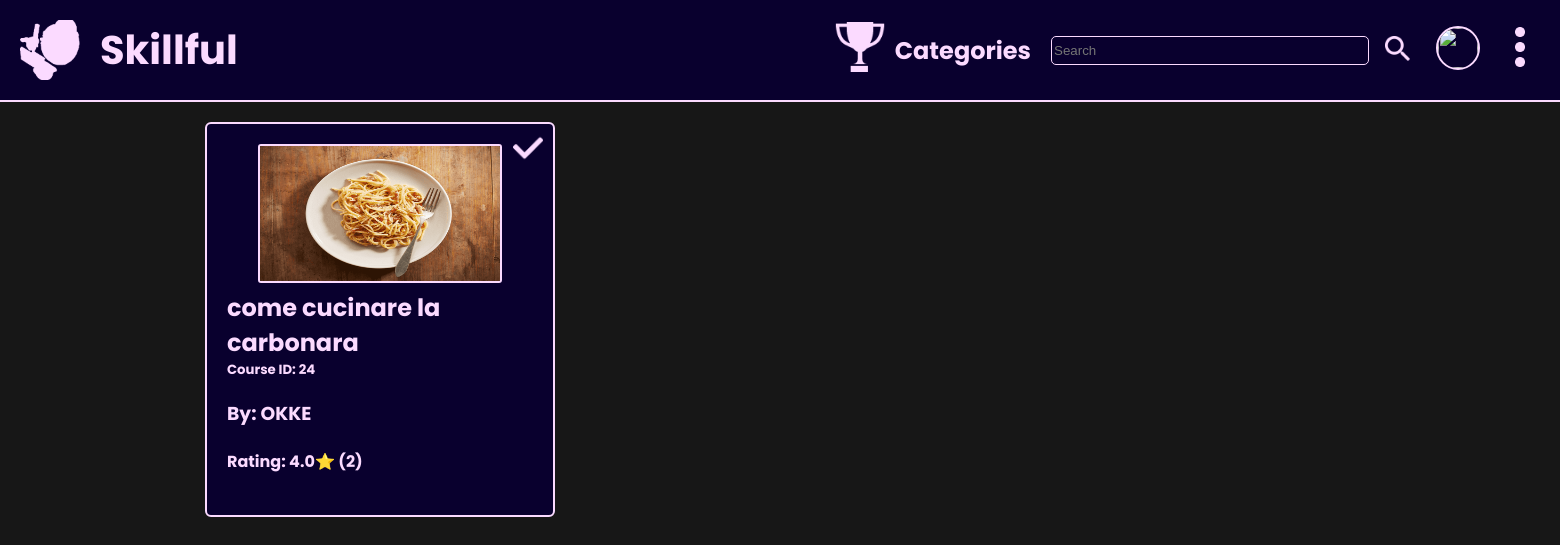
/Skillful_PHP/Skillful/home.php?category=2 (signed in), run on the app's committed database.
### tables this page shows
CREATE TABLE `courses` (
  `id` int(11) NOT NULL,
  `name` varchar(50) NOT NULL,
  `creation_date` datetime NOT NULL,
  `description` blob DEFAULT NULL,
  `verified` tinyint(4) NOT NULL DEFAULT 0,
  `folder` blob NOT NULL,
  `category` int(11) DEFAULT NULL,
  `user_created` int(11) NOT NULL,
  `state` tinyint(4) NOT NULL DEFAULT 0
);

### Skillful_PHP/Skillful/home.php (the view, shortened to what this page needs)
<!DOCTYPE html>
<html lang="en">
<head>
    <link rel="stylesheet" type="text/css" href="styles/style.css">
    <link rel="stylesheet" type="text/css" href="styles/styleHomePage.css">
    <link rel="stylesheet" type="text/css" href="styles/styleHomeShared.css">
</head>
<body>
    <?php
        include "db_connection.php";
        if (!isset($_SESSION['user_id'])) {
            header('Location: login.php');
        } else {
            $user_id = $_SESSION['user_id'];
            $getUser = "SELECT * FROM users WHERE id = $user_id";
            $result = mysqli_query($connection, $getUser);
            if($result){
                if(mysqli_num_rows($result) > 0){
                    $row = mysqli_fetch_assoc($result);
                    if($row['role'] == 1){
                        $admin = true;
                    } else {
                        $admin = 0;
                    }
                } else {
                    header('Location: login.php');
                }
            }
        }
    ?>
    <div id="header">
        <a href="home.php" id="logoBox">
            <img id="logo" class="img" src="assets/icons/logo/logo0.png">
            <h1 id="title">Skillful</h1>
        </a>
        <div id="rightHeader">
            <div id="leaderboardButton">
                <a href="leaderboard.php" style="margin-right: 10px; width: 50px; height: 50px"><img class="img" src="assets/icons/leaderboardButton/leaderboard0.png" width=50px height=50px></a>
            </div>
            <div id="categoriesButton">
                <h2>Categories</h2>
            </div>
            <div id="searchBar">
                <form id="searchForm" action="" method="GET">
                    <input id="bar" type="text" placeholder="Search" name="search">
                    <button type="submit" style="background-color: transparent; margin-left: 10px; border: none; cursor: pointer"><img width="25px" height="25px" class="img" src="assets/icons/searchButton/searchButton0.png"></button>
                </form>
            </div>
            <div id="profileIcon">
                <?php
                    echo "<a href='viewProfile.php?userid=".$GLOBALS['user_id']."'><img id='pfp' src='".$GLOBALS['profilePic']."'></a>";
                ?>
            </div>
            <div id="optionsButton" state=0>
                <img src="assets/icons/optionsButton/optionsButton0.png" id="options" class="img">
            </div>
        </div>
    </div>
        <?php
            $sqlCode = "SELECT * FROM categories";
            $result = mysqli_query($connection, $sqlCode);
        ?>
    <div id="mainBody">
        <?php
            if($_SERVER['REQUEST_METHOD'] == 'GET'){
                if(isset($_GET['category'])){
                    echo '<div id="results">';
                    $category = $_GET['category'];
                    $sqlCode = "SELECT * FROM courses_view WHERE category = '$category' AND (state = 1 OR user_created = ".$user_id." OR ".$admin." = TRUE) ORDER BY verified DESC, state DESC, avgRating DESC";
                    $result = mysqli_query($connection, $sqlCode);
                } else if(isset($_GET["search"])){
                    echo '<div id="results">';
                    $search = $_GET['search'];
                    $sqlCode = "SELECT * FROM courses_view WHERE name LIKE '%$search%' AND (state = 1 OR user_created = ".$user_id." OR ".$admin." = TRUE) ORDER BY verified DESC, state DESC, avgRating DESC";
                    $result = mysqli_query($connection, $sqlCode);
                }
                if($result){
                    if(mysqli_num_rows($result) > 0){
                        while($row = mysqli_fetch_assoc($result)){
                            echo "<a class='courseResult clickableBoxLink' href='viewCourse.php?courseId=".$row["course_id"]."'><div class='courseDiv'>";
                            if($row['verified'] == 1){
                                echo "<img class='verifiedIcon img' src='assets/icons/verifiedIcon/verifiedIcon0.png'>";
                            } else if($row['state'] == 0){
                                echo "<img class='verifiedIcon img' src='assets/icons/lockIcon/lockIcon0.png'>";
                            }
                            echo "<img class='courseThumbnail' src='".$row['folder']."thumbnail.png'><h2>".$row['name']."</h2><h5>Course ID: ".$row['course_id']."<h3>By: ".$row['username']."</h3></h5>";
                            if($row['nComments']>0){
                                echo "<h4>Rating: ".$row['avgRating']."⭐ (".$row['nComments'].")</h4>";
                            } else {
                                echo "<h4>No rating</h4>";
                            }
                            echo "</div></a>";
                        }
                    } else {
                        echo "<h2>No results</h2>";
                    }
                } else {
                    echo "Errore nella query";
                }
            }
            echo '</div>';
        ?>
        </div>
</body>
</html>

### Skillful_PHP/Skillful/styles/style.css (style rules this page uses)
:root { --primary: #171717; --textcolor: #f0f8ff; --windowbg: #09002e; --boxbg: #270042; }
body { font-family: 'Poppins', sans-serif; color: var(--textcolor); background-color: var(--primary); margin: 0; overflow-x: hidden; }
.clickableBoxLink { text-decoration: none; color: var(--textcolor); }

### Skillful_PHP/Skillful/styles/styleHomePage.css (style rules this page uses)
#categoriesButton { cursor: pointer; }
#searchBar { margin-left: 20px; }
#results { z-index: 0; padding: 20px; display: grid; grid-template-columns: repeat(4, 350px); column-gap: 50px; row-gap: 50px; position: relative; width: fit-content; margin-left: 50%; transform: translateX(-50%); }
.courseResult { padding: 20px; border: 2px solid var(--textcolor); background-color: var(--windowbg); border-radius: 6px; cursor: pointer; }
.courseResult h2, .courseResult h5 { margin: 0; }
.courseThumbnail { width: 240px; height: 135px; margin-left: 50%; transform: translateX(-50%); border: 2px solid var(--textcolor); border-radius: 3px; }
#searchForm { display: flex; align-items: center; }
#bar { width: 20vw; background-color: transparent; border: 1px solid var(--textcolor); height: 25px; border-radius: 5px; color: var(--textcolor); }
.courseDiv { position: relative; }
.verifiedIcon { position: absolute; top: -5%; right: -5%; margin: 5px; height: 30px; width: 30px; z-index: 1; }
@media only screen and (max-width: 1600px) and (min-width: 1201px) { #results { grid-template-columns: repeat(3, 350px); } }

### Skillful_PHP/Skillful/styles/styleHomeShared.css (style rules this page uses)
#logoBox { display: flex; align-items: center; text-decoration: none; color: var(--textcolor); }
#logo { width: 60px; height: 60px; margin: 20px; }
#title { margin: 0; font-size: 40px; }
#header { display: flex; align-items: center; justify-content: space-between; width: 100%; border-bottom: 2px solid var(--textcolor); background-color: var(--windowbg); z-index: 21; position: relative; }
#rightHeader { display: flex; align-items: center; }
#pfp { width: 40px; height: 40px; margin-right: 20px; margin-left: 20px; border-radius: 50%; border: 2px solid var(--textcolor); }
#options { width: 40px; height: 40px; margin-right: 20px; cursor: pointer; }

### data on the page
courses: verified 1 (drawn), folder (picture), name "come cucinare la carbonara", course_id "24", username "OKKE", avgRating "4.0", nComments "2"
